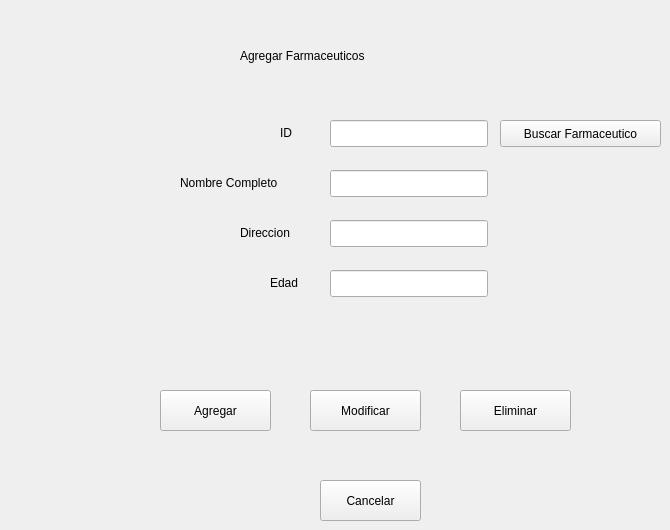
     <widget class="QWidget" name="tabCrudFarmaceuticos_2">
      <attribute name="title">
       <string>Farmaceuticos</string>
      </attribute>
      <widget class="QLabel" name="label_48">
       <property name="geometry">
        <rect>
         <x>180</x>
         <y>170</y>
         <width>131</width>
         <height>26</height>
        </rect>
       </property>
       <property name="text">
        <string>Nombre Completo</string>
       </property>
      </widget>
      <widget class="QLabel" name="label_49">
       <property name="geometry">
        <rect>
         <x>240</x>
         <y>40</y>
         <width>261</width>
         <height>31</height>
        </rect>
       </property>
       <property name="styleSheet">
        <string notr="true">font: italic 20pt &quot;URW Palladio L&quot;;</string>
       </property>
       <property name="text">
        <string>Agregar Farmaceuticos</string>
       </property>
      </widget>
      <widget class="QLineEdit" name="tf_Farmaceutico_nombre_2">
       <property name="geometry">
        <rect>
         <x>330</x>
         <y>170</y>
         <width>158</width>
         <height>27</height>
        </rect>
       </property>
      </widget>
      <widget class="QLabel" name="label_50">
       <property name="geometry">
        <rect>
         <x>240</x>
         <y>220</y>
         <width>71</width>
         <height>26</height>
        </rect>
       </property>
       <property name="text">
        <string>Direccion</string>
       </property>
      </widget>
      <widget class="QLineEdit" name="tf_Farmaceutico_direccion_2">
       <property name="geometry">
        <rect>
         <x>330</x>
         <y>220</y>
         <width>158</width>
         <height>27</height>
        </rect>
       </property>
      </widget>
      <widget class="QLabel" name="label_51">
       <property name="geometry">
        <rect>
         <x>270</x>
         <y>270</y>
         <width>41</width>
         <height>26</height>
        </rect>
       </property>
       <property name="text">
        <string>Edad</string>
       </property>
      </widget>
      <widget class="QLineEdit" name="tf_Farmaceutico_edad_2">
       <property name="geometry">
        <rect>
         <x>330</x>
         <y>270</y>
         <width>158</width>
         <height>27</height>
        </rect>
       </property>
      </widget>
      <widget class="QLabel" name="label_52">
       <property name="geometry">
        <rect>
         <x>280</x>
         <y>120</y>
         <width>16</width>
         <height>26</height>
        </rect>
       </property>
       <property name="text">
        <string>ID</string>
       </property>
      </widget>
      <widget class="QLineEdit" name="tf_Farmaceutico_id_2">
       <property name="geometry">
        <rect>
         <x>330</x>
         <y>120</y>
         <width>158</width>
         <height>27</height>
        </rect>
       </property>
      </widget>
      <widget class="QPushButton" name="bt_Farmaceutico_cancelar_2">
       <property name="geometry">
        <rect>
         <x>320</x>
         <y>480</y>
         <width>101</width>
         <height>41</height>
        </rect>
       </property>
       <property name="text">
        <string>Cancelar</string>
       </property>
      </widget>
      <widget class="QPushButton" name="bt_Farmaceutico_agregar_2">
       <property name="geometry">
        <rect>
         <x>160</x>
         <y>390</y>
         <width>111</width>
         <height>41</height>
        </rect>
       </property>
       <property name="text">
        <string>Agregar</string>
       </property>
      </widget>
      <widget class="QPushButton" name="bt_Farmaceutico_Modificar_2">
       <property name="geometry">
        <rect>
         <x>310</x>
         <y>390</y>
         <width>111</width>
         <height>41</height>
        </rect>
       </property>
       <property name="text">
        <string>Modificar</string>
       </property>
      </widget>
      <widget class="QPushButton" name="bt_Farmaceutico_Eliminar_2">
       <property name="geometry">
        <rect>
         <x>460</x>
         <y>390</y>
         <width>111</width>
         <height>41</height>
        </rect>
       </property>
       <property name="text">
        <string>Eliminar</string>
       </property>
      </widget>
      <widget class="QPushButton" name="bt_FindFarmaceutico_2">
       <property name="geometry">
        <rect>
         <x>500</x>
         <y>120</y>
         <width>161</width>
         <height>27</height>
        </rect>
       </property>
       <property name="text">
        <string>Buscar Farmaceutico</string>
       </property>
      </widget>
     </widget>
